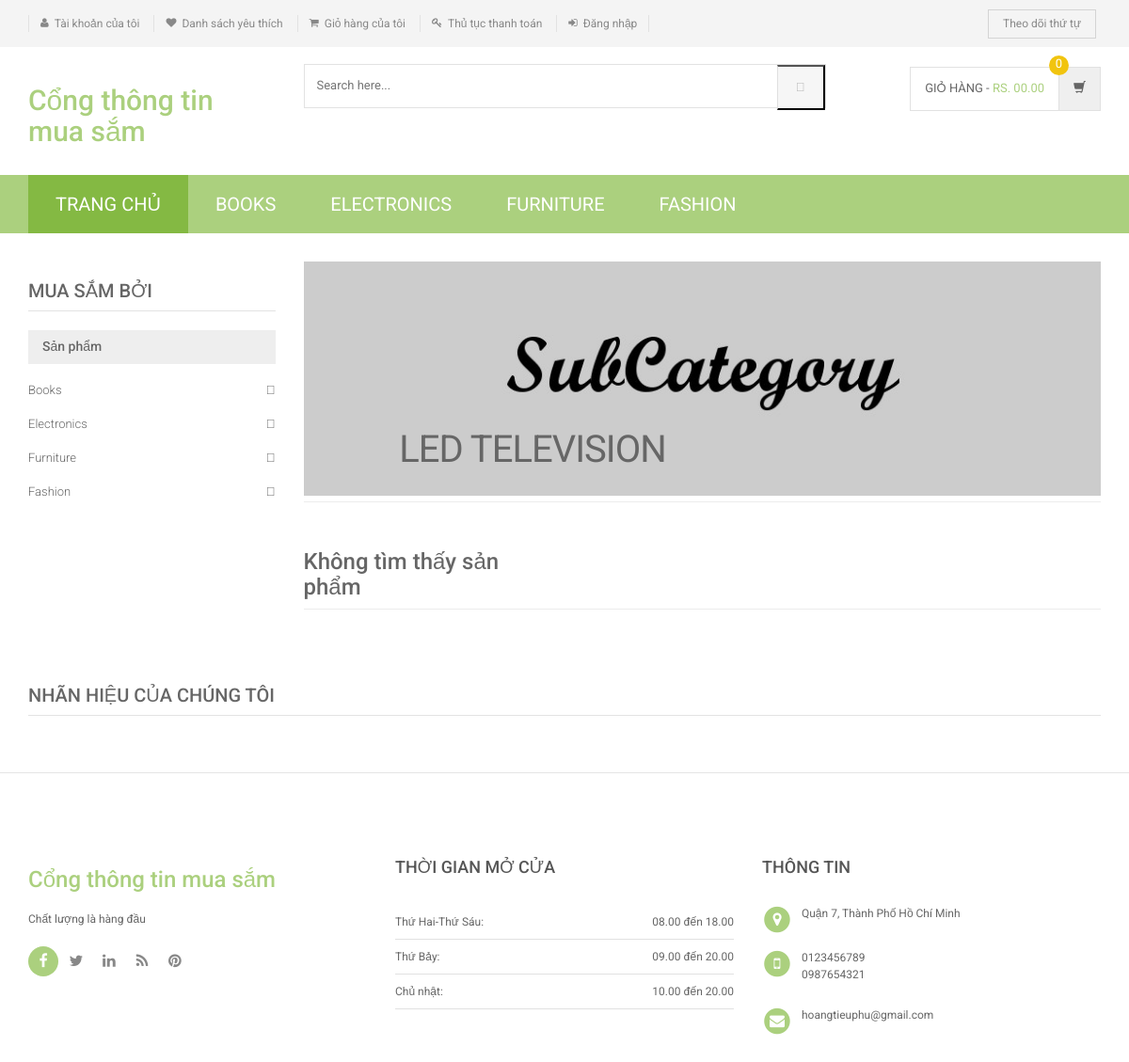
/shopping/sub-category.php?scid=2, run on an earlier commit of the app's database.
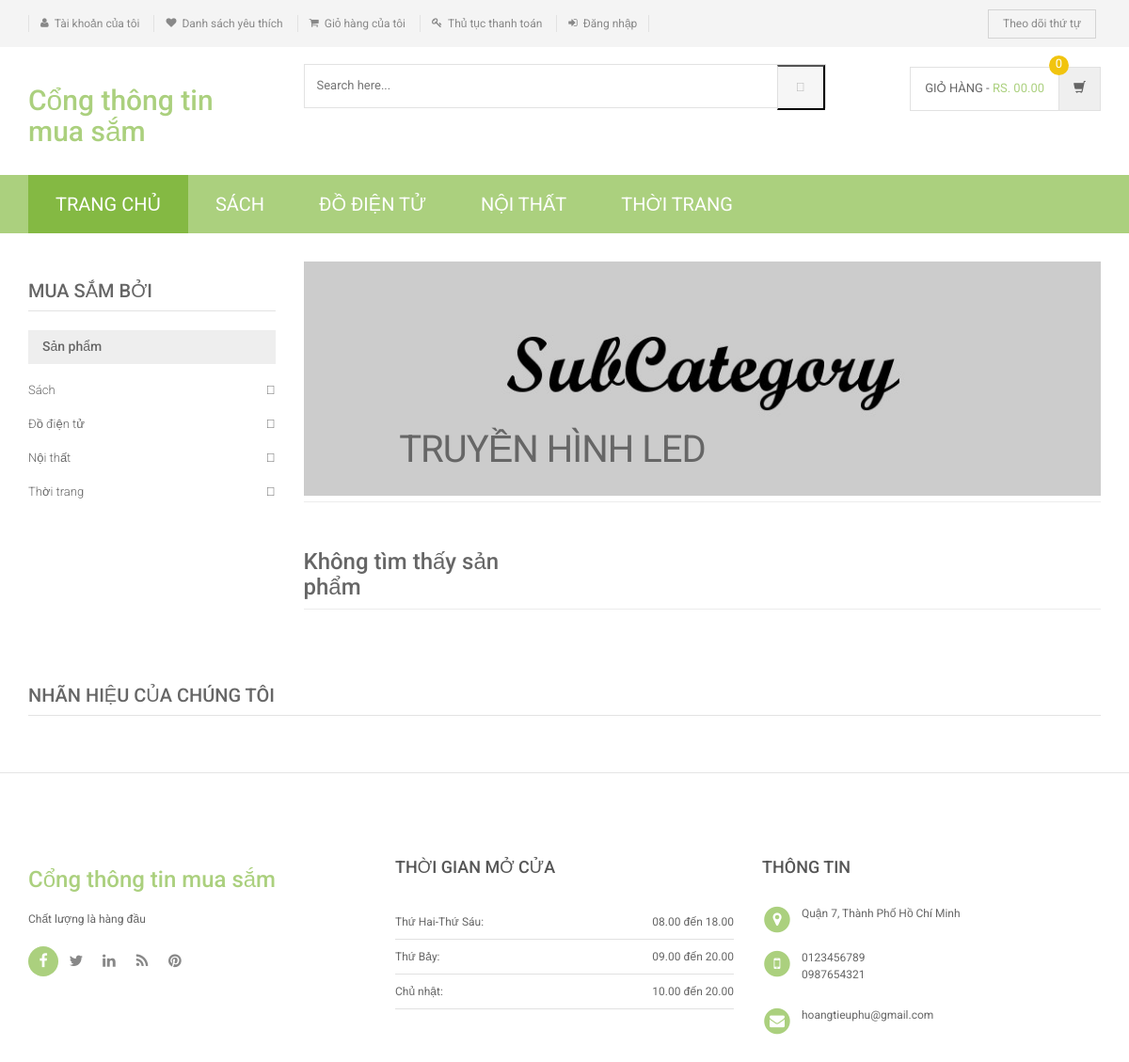
And on a later commit of the database.
### tables this page shows
CREATE TABLE `category` (
  `id` int(11) NOT NULL,
  `categoryName` varchar(255) DEFAULT NULL,
  `categoryDescription` longtext,
  `creationDate` timestamp NOT NULL DEFAULT CURRENT_TIMESTAMP,
  `updationDate` varchar(255) DEFAULT NULL
);

CREATE TABLE `subcategory` (
  `id` int(11) NOT NULL,
  `categoryid` int(11) DEFAULT NULL,
  `subcategory` varchar(255) DEFAULT NULL,
  `creationDate` timestamp NULL DEFAULT CURRENT_TIMESTAMP,
  `updationDate` varchar(255) DEFAULT NULL
);

### shopping/sub-category.php (the view, shortened to what the changed rows need)
<?php
include('includes/config.php');
$cid=intval($_GET['scid']);
?>
<!DOCTYPE html>
<html lang="en">
	<head>
	    <link rel="stylesheet" href="assets/css/bootstrap.min.css">
	    <link rel="stylesheet" href="assets/css/main.css">
	    <link rel="stylesheet" href="assets/css/green.css">
	    <link rel="stylesheet" href="assets/css/owl.carousel.css">
		<link rel="stylesheet" href="assets/css/owl.transitions.css">
		<link href="assets/css/lightbox.css" rel="stylesheet">
		<link rel="stylesheet" href="assets/css/animate.min.css">
		<link rel="stylesheet" href="assets/css/rateit.css">
		<link rel="stylesheet" href="assets/css/bootstrap-select.min.css">
		<link rel="stylesheet" href="assets/css/config.css">
		<link href="assets/css/green.css" rel="alternate stylesheet" title="Green color">
		<link href="assets/css/blue.css" rel="alternate stylesheet" title="Blue color">
		<link href="assets/css/red.css" rel="alternate stylesheet" title="Red color">
		<link href="assets/css/orange.css" rel="alternate stylesheet" title="Orange color">
		<link href="assets/css/dark-green.css" rel="alternate stylesheet" title="Darkgreen color">
		<link rel="stylesheet" href="assets/css/font-awesome.min.css">
	</head>
    <body class="cnt-home">
<header class="header-style-1">
<?php include('includes/main-header.php');?>
<?php include('includes/menu-bar.php');?>
</header>
<div class="body-content outer-top-xs">
	<div class='container'>
		<div class='row outer-bottom-sm'>
			<div class='col-md-3 sidebar'>
	            <div class="sidebar-module-container">
	            	<div class="sidebar-filter">
<div class="sidebar-widget wow fadeInUp outer-bottom-xs ">
	<div class="sidebar-widget-body m-t-10">
	         <?php $sql=mysqli_query($con,"select id,categoryName  from category");
while($row=mysqli_fetch_array($sql))
{
    ?>
		<div class="accordion">
	    	<div class="accordion-group">
	            <div class="accordion-heading">
	                <a href="category.php?cid=<?php echo $row['id'];?>"  class="accordion-toggle collapsed">
	                   <?php echo $row['categoryName'];?>
	                </a>
	            </div>
	        </div>
	    </div>
	    <?php } ?>
	</div>
</div>
	            	</div>
	            </div>
            </div>
			<div class='col-md-9'>
	<div id="category" class="category-carousel hidden-xs">
		<div class="item">
			<div class="container-fluid">
				<div class="caption vertical-top text-left">
					<div class="big-text">
						<br />
					</div>
					       <?php $sql=mysqli_query($con,"select subcategory  from subcategory where id='$cid'");
while($row=mysqli_fetch_array($sql))
{
    ?>
					<div class="excerpt hidden-sm hidden-md">
						<?php echo htmlentities($row['subcategory']);?>
					</div>
			<?php } ?>
				</div>
			</div>
		</div>
</div>
		</div></div>
</div>
</div>
</body>
</html>

### shopping/includes/menu-bar.php (shortened to what the changed rows need)
<div class="header-nav animate-dropdown">
    <div class="container">
        <div class="yamm navbar navbar-default" role="navigation">
            <div class="nav-bg-class">
                <div class="navbar-collapse collapse" id="mc-horizontal-menu-collapse">
	<div class="nav-outer">
		<ul class="nav navbar-nav">
              <?php $sql=mysqli_query($con,"select id,categoryName  from category limit 6");
while($row=mysqli_fetch_array($sql))
{
    ?>
			<li class="dropdown yamm">
				<a href="category.php?cid=<?php echo $row['id'];?>"> <?php echo $row['categoryName'];?></a>
			</li>
			<?php } ?>
		</ul>
	</div>
</div>
            </div>
        </div>
    </div>
</div>

What changed in the data, as far as the page shows it:
changed category: categoryName "BOOKS" → "SÁCH"; categoryName "Books" → "Sách"
changed category: categoryName "ELECTRONICS" → "ĐỒ ĐIỆN TỬ"; categoryName "Electronics" → "Đồ điện tử"
changed category: categoryName "FURNITURE" → "NỘI THẤT"; categoryName "Furniture" → "Nội thất"
changed category: categoryName "FASHION" → "THỜI TRANG"; categoryName "Fashion" → "Thời trang"
changed subcategory: subcategory "LED TELEVISION" → "TRUYỀN HÌNH LED"
